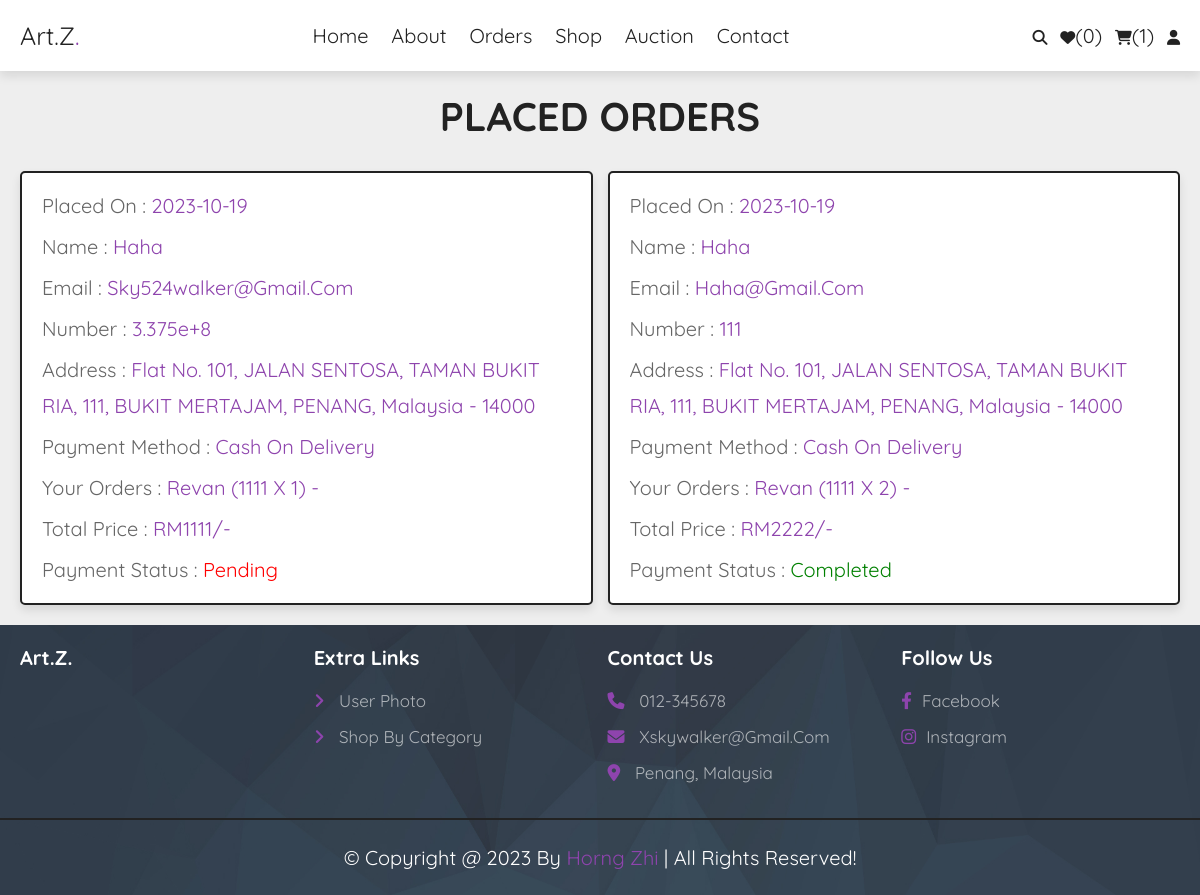
Screenshot of /orders.php (signed in) with the database file from the repository.
### tables this page shows
CREATE TABLE `orders` (
  `id` int(100) NOT NULL,
  `user_id` int(100) NOT NULL,
  `name` varchar(20) NOT NULL,
  `number` varchar(10) NOT NULL,
  `email` varchar(50) NOT NULL,
  `method` varchar(50) NOT NULL,
  `address` varchar(500) NOT NULL,
  `total_products` varchar(1000) NOT NULL,
  `total_price` int(100) NOT NULL,
  `placed_on` date NOT NULL DEFAULT current_timestamp(),
  `payment_status` varchar(20) NOT NULL DEFAULT 'pending'
);

### orders.php (the view, shortened to what this page needs)
<?php
include 'components/connect.php';
if(isset($_SESSION['user_id'])){
   $user_id = $_SESSION['user_id'];
}else{
   $user_id = '';
};
?>
<!DOCTYPE html>
<html lang="en">
<head>
   <link rel="stylesheet" href="https://cdnjs.cloudflare.com/ajax/libs/font-awesome/6.1.1/css/all.min.css">
   <link rel="stylesheet" href="css/style.css">
</head>
<body>
<?php include 'components/user_header.php'; ?>
<section class="orders">
   <h1 class="heading">placed orders</h1>
   <div class="box-container">
   <?php
      if($user_id == ''){
         echo '<p class="empty">please login to see your orders</p>';
      }else{
         $select_orders = $conn->prepare("SELECT * FROM `orders` WHERE user_id = ?");
         $select_orders->execute([$user_id]);
         if($select_orders->rowCount() > 0){
            while($fetch_orders = $select_orders->fetch(PDO::FETCH_ASSOC)){
   ?>
   <div class="box">
      <p>placed on : <span><?= $fetch_orders['placed_on']; ?></span></p>
      <p>name : <span><?= $fetch_orders['name']; ?></span></p>
      <p>email : <span><?= $fetch_orders['email']; ?></span></p>
      <p>number : <span><?= $fetch_orders['number']; ?></span></p>
      <p>address : <span><?= $fetch_orders['address']; ?></span></p>
      <p>payment method : <span><?= $fetch_orders['method']; ?></span></p>
      <p>your orders : <span><?= $fetch_orders['total_products']; ?></span></p>
      <p>total price : <span>RM<?= $fetch_orders['total_price']; ?>/-</span></p>
      <p> payment status : <span style="color:<?php if($fetch_orders['payment_status'] == 'pending'){ echo 'red'; }else{ echo 'green'; }; ?>"><?= $fetch_orders['payment_status']; ?></span> </p>
   </div>
   <?php
      }
      }else{
         echo '<p class="empty">no orders placed yet!</p>';
      }
      }
   ?>
   </div>
</section>
<?php include 'components/footer.php'; ?>
</body>
</html>

### components/user_header.php (shortened to what this page needs)
<header class="header">
   <section class="flex">
      <a href="home.php" class="logo">Art.Z<span>.</span></a>
      <nav class="navbar">
         <a href="home.php">home</a>
         <a href="about.php">about</a>
         <a href="orders.php">orders</a>
         <a href="shop.php">shop</a>
          <a href="auction.php">auction</a>
         <a href="contact.php">contact</a>
      </nav>
      <div class="icons">
         <?php
            $count_wishlist_items = $conn->prepare("SELECT * FROM `wishlist` WHERE user_id = ?");
            $count_wishlist_items->execute([$user_id]);
            $total_wishlist_counts = $count_wishlist_items->rowCount();
            $count_cart_items = $conn->prepare("SELECT * FROM `cart` WHERE user_id = ?");
            $count_cart_items->execute([$user_id]);
            $total_cart_counts = $count_cart_items->rowCount();
         ?>
         <a href="search_page.php"><i class="fas fa-search"></i></a>
         <a href="wishlist.php"><i class="fas fa-heart"></i><span>(<?= $total_wishlist_counts; ?>)</span></a>
         <a href="cart.php"><i class="fas fa-shopping-cart"></i><span>(<?= $total_cart_counts; ?>)</span></a>
         <div id="user-btn" class="fas fa-user"></div>
      </div>
   </section>
</header>

### components/footer.php
<footer class="footer">
   <section class="grid">
      <div class="box">
         <h3>Art.Z.</h3>
      </div>
      <div class="box">
         <h3>extra links</h3>
         <a href="photo.php"> <i class="fas fa-angle-right"></i> user photo</a>
         <a href="home-category.php"> <i class="fas fa-angle-right"></i> shop by category</a>
      </div>
      <div class="box">
         <h3>contact us</h3>
         <a href="#"><i class="fas fa-phone"></i> 012-345678</a>
         <a href="#"><i class="fas fa-envelope"></i> xskywalker@gmail.com</a>
         <a href="#"><i class="fas fa-map-marker-alt"></i> penang, malaysia </a>
      </div>
      <div class="box">
         <h3>follow us</h3>
         <a href="#"><i class="fab fa-facebook-f"></i>facebook</a>
         <a href="#"><i class="fab fa-instagram"></i>instagram</a>
      </div>
   </section>
   <div class="credit">&copy; copyright @ <?= date('Y'); ?> by <span>horng zhi</span> | all rights reserved!</div>
</footer>

### css/style.css (style rules this page uses)
:root { --main-color:#8e44ad; --orange:#2B00BF; --red:#e74c3c; --black:#222; --white:#fff; --light-color:#666; --light-white:#fff9; --light-bg:#eee; --border:.2rem solid var(--black); --box-shadow:0 .5rem 1rem rgba(0,0,0,.1); }
* { font-family: 'Quicksand', sans-serif; margin:0; padding:0; box-sizing: border-box; outline: none; border:none; text-decoration: none; text-transform: capitalize; }
html { font-size: 62.5%; overflow-x: hidden; }
body { background-color: var(--light-bg); }
section { padding:2rem; max-width: 1200px; margin:0 auto; }
.heading { text-align: center; margin-bottom: 3rem; font-size: 4rem; text-transform: uppercase; color: var(--black); }
.header { position: sticky; top:0; left:0; right:0; background-color: var(--white); box-shadow: var(--box-shadow); z-index: 1000; }
.header .flex { display: flex; align-items: center; justify-content: space-between; position: relative; }
.header .flex .logo { font-size: 2.5rem; color:var(--black); }
.header .flex .logo span { color:var(--main-color); }
.header .flex .navbar a { margin:0 1rem; font-size: 2rem; color:var(--black); }
.header .flex .icons > * { margin-left: 1rem; font-size: 1.5rem; cursor: pointer; color:var(--black); }
.header .flex .icons a span { font-size: 2rem; }
.orders .box-container { display: flex; flex-wrap: wrap; gap:1.5rem; align-items: flex-start; }
.orders .box-container .box { padding:1rem 2rem; flex:1 1 40rem; border:var(--border); background-color: var(--white); box-shadow: var(--box-shadow); border-radius: .5rem; }
.orders .box-container .box p { margin:.5rem 0; line-height: 1.8; font-size: 2rem; color:var(--light-color); }
.orders .box-container .box p span { color:var(--main-color); }
.footer { background: url(../images/footer-bg.jpg) no-repeat; background-size: cover; background-position: center; }
.footer .grid { display: grid; grid-template-columns: repeat(auto-fit, minmax(27rem, 1fr)); gap:1.5rem; align-items: flex-start; }
.footer .grid .box h3 { font-size: 2rem; color:var(--white); margin-bottom: 2rem; text-transform: capitalize; }
.footer .grid .box a { display: block; margin:1.5rem 0; font-size: 1.7rem; color:var(--light-white); }
.footer .grid .box a i { padding-right: 1rem; color:var(--main-color); transition: .2s linear; }
.footer .credit { text-align: center; padding: 2.5rem 2rem; border-top: var(--border); font-size: 2rem; color:var(--white); }
.footer .credit span { color:var(--main-color); }

### rows the page displays
orders: placed_on "2023-10-19", name "Haha", email "Sky524walker@gmail.com", number "3.375e+8", address "Flat No. 101, JALAN SENTOSA, TAMAN BUKIT RIA, 111, BUKIT MERTAJAM, PENANG, Malaysia - 14000", method "Cash On Delivery", total_products "Revan (1111 X 1) -", total_price "1111", payment_status "Pending"
orders: placed_on "2023-10-19", name "Haha", email "Haha@gmail.com", number "111", address "Flat No. 101, JALAN SENTOSA, TAMAN BUKIT RIA, 111, BUKIT MERTAJAM, PENANG, Malaysia - 14000", method "Cash On Delivery", total_products "Revan (1111 X 2) -", total_price "2222", payment_status "Completed"

### other values shown
$total_wishlist_counts "0"
$total_cart_counts "1"
